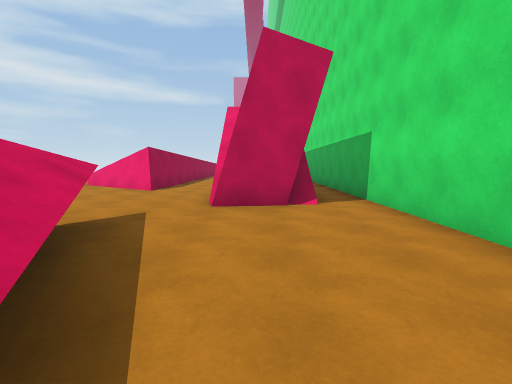
view 1 (above)

17 first-person views from a walk through a Unity game level. The camera is 1.5 m above the floor, tilts 6° down and sees 85° across. The floor is counted in squares, 2 m on a side. Each view is taken from the middle of a square. On the plan, view 1 faces up. The plan holds only what a view shows up to about 10 squares ahead; the rest is blank. The place goes on beyond the plan. Surface patterns are stand-ins for the level's own textures.

view 2
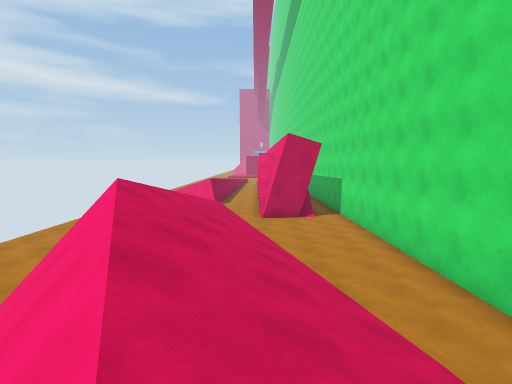

view 3
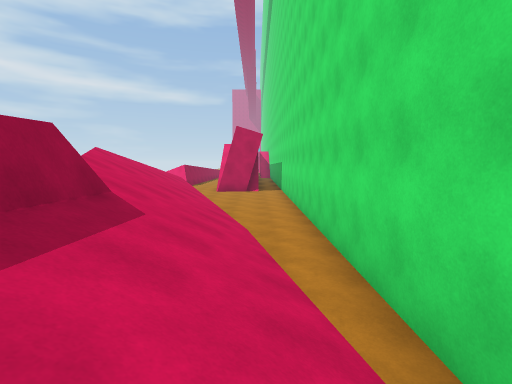

view 4
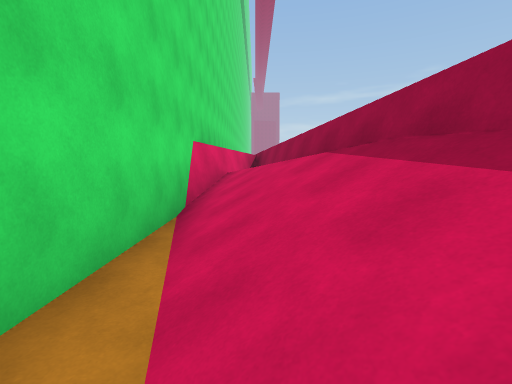

view 5
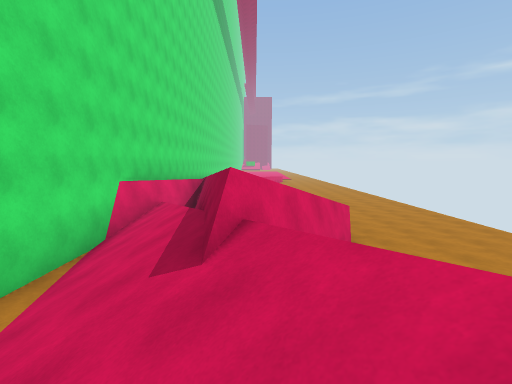

view 6
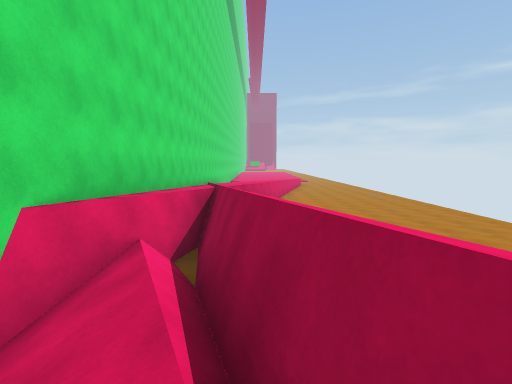

view 7
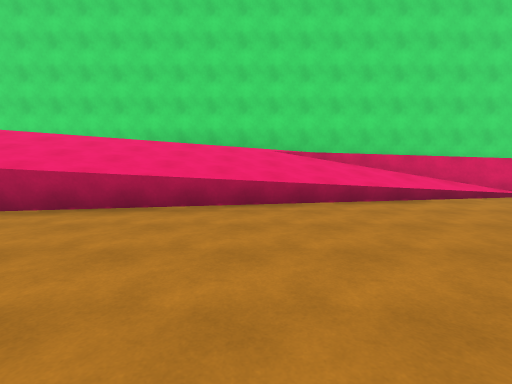

view 8
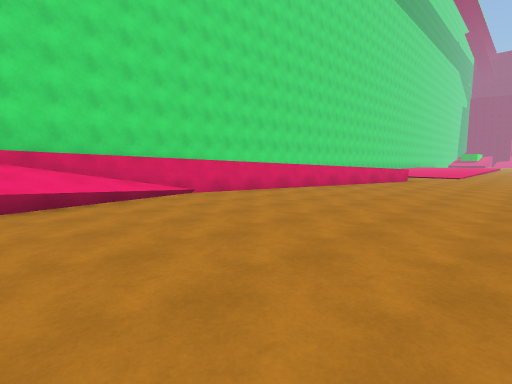

view 9
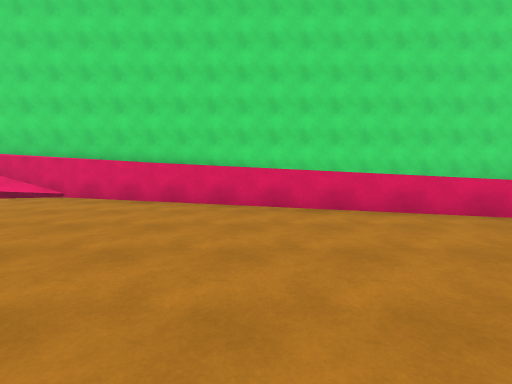

view 10
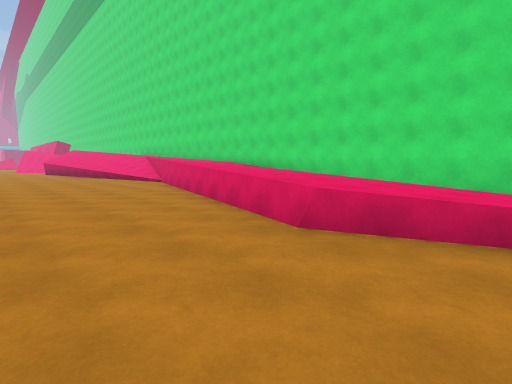

view 11
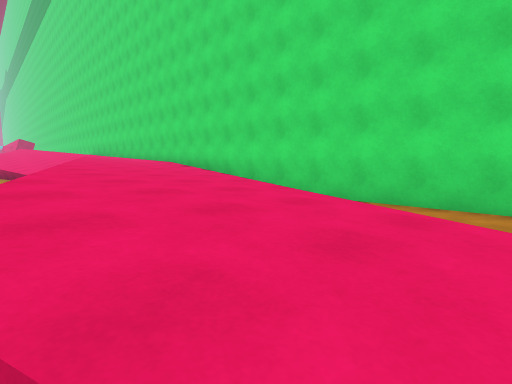

view 12
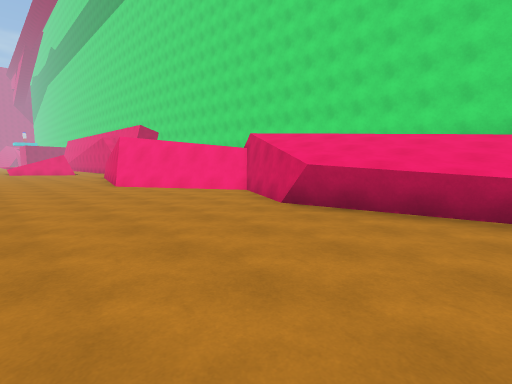

view 13
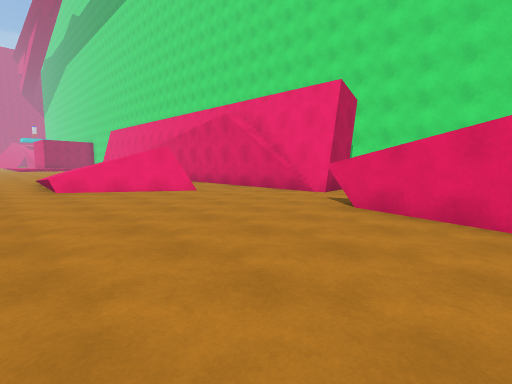

view 14
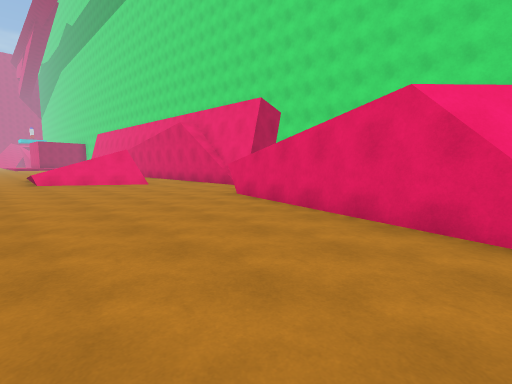

view 15
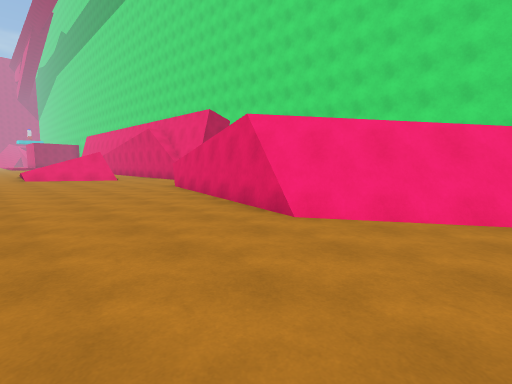

view 16
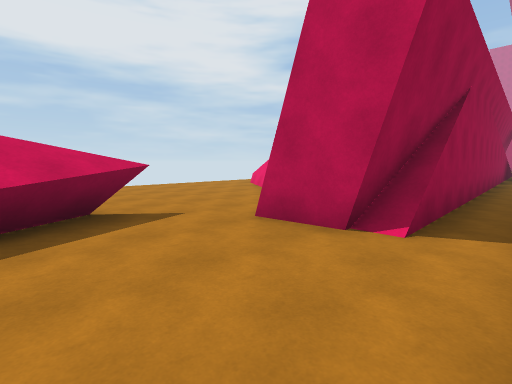

view 17
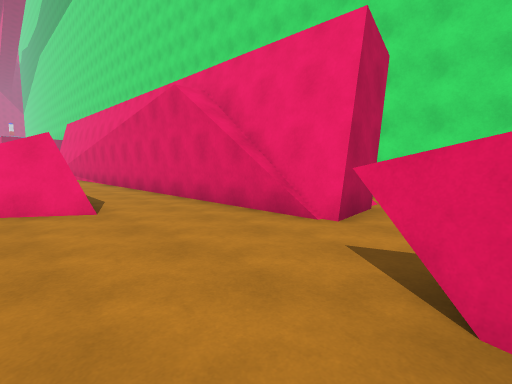

### Floor plan
Key: @ floor where view 1 was taken; # wall or solid block; . main floor; : floor 0.5 m higher than the main floor; + floor 0.75 m higher than the main floor; * floor 1 m higher than the main floor; % floor 1.25 m higher than the main floor; & floor 1.5 m higher than the main floor; $ floor 1.75 m higher than the main floor; / step, stairs or slope; = window, fence, low wall or low ledge; v drop or lower ground.
Columns run from 7 left of view 1 to 3 right of it. Each row starts with its distance up from view 1.
  9 ..=/=..##.#
  8 .../#..##.#
  7 .......##.#
  6 .......##.#
  5 .......#..#
  4 .....#....#
  3 ...../....#
  2 ....///...#
  1 ....#//...#
  0 ....=//@..#
 -1 ....=///..#
 -2 ....#///..#
 -3 ....#=///.#
 -4 ....##///.#
 -5 .....#///.#
 -6 .....#v//.#
 -7 .....#////#
 -8 ...../////#
 -9 ....#//v//#
-10 ....#//vv##
-11 ....////v#
-12 .....///v#
-13 .....///v#
-14 .....////#
-15 .....=///#
-16 .....////#
-17 ....../=$#
-18 ....../$ #
-19 ....../$ #
-20 ......#&& #
-21 ....../&&/#
-22 ......&%%/#
-23 ...../%%% #
-24 .....=%%* #
-25 .....%**= #
-26 ..../***/ #
-27  ...=**+  #
-28  ...**+/ .#
-29  .../++ ..#
-30  .../+:...#

Where each view was taken, in squares from view 1:
view 1: 0 up, 0 right, facing up
view 2: 5 down, 1 left, facing up
view 3: 8 down, 1 right, facing up
view 4: 4 down, 1 right, facing down
view 5: 3 down, 1 left, facing down
view 6: 7 down, 0 right, facing down
view 7: 14 down, 7 left, facing right
view 8: 16 down, 7 left, facing down-right
view 9: 24 down, 7 left, facing right
view 10: 30 down, 6 left, facing up-right
view 11: 30 down, 3 left, facing up-right
view 12: 12 down, 7 left, facing up-right
view 13: 1 up, 7 left, facing up-right
view 14: 2 down, 7 left, facing up-right
view 15: 5 down, 7 left, facing up-right
view 16: 2 up, 2 right, facing up-left
view 17: 3 up, 4 left, facing up-right
